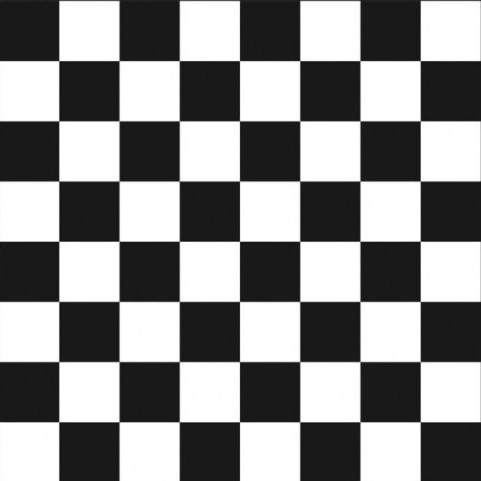
#> input picture Computer Vision/Chess Board.jpg, 481 x 481 px
$ jupyter execute 'Harris Corner Detection.ipynb'   (shell and % lines are left out)
#> lines starting #> are read from the running program, lines starting #| are printed output that depends on the picture; after the words box and inside, x2 and y2 are one past the last pixel; in counts of white or black regions, pixels touching at a corner belong together
# Harris Corner Detection

Load and display the image

[cell 1]
import cv2
import numpy as np
import matplotlib.image as mpimg
from matplotlib import pyplot as plt

[cell 2]
image_color = cv2.imread('Chess Board.jpg')
#> image_color is the input picture: shape (481, 481, 3); min 7, max 255, mean 139.4
cv2.imshow('Chess Board', image_color)
cv2.waitKey()
cv2.destroyAllWindows()

Convert to Grayscale and perform Harris Corner Detection

[cell 3]
image_gray = cv2.cvtColor(image_color, cv2.COLOR_BGR2GRAY)

corners = cv2.cornerHarris(image_gray, 5, 3, 0.1) # cv2.cornerHarris(img, block size, ksize, k)
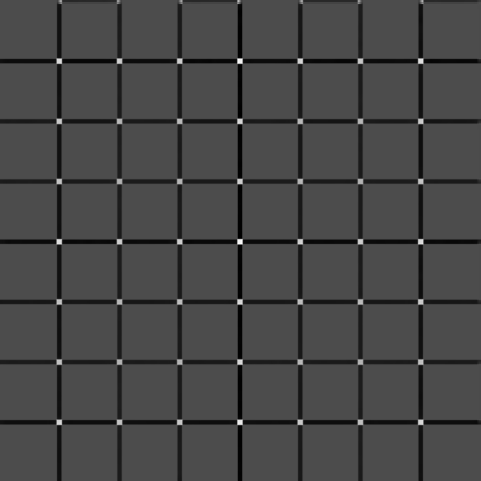
#> corners: shape (481, 481) float32; min -0.00753, max 0.0177, mean -0.000589; drawn with min black and max white
plt.imshow(corners, cmap = 'gray')
plt.show()

[cell 4]
corners_dilate = cv2.dilate(corners, np.ones((8,8),np.uint8), iterations = 1)
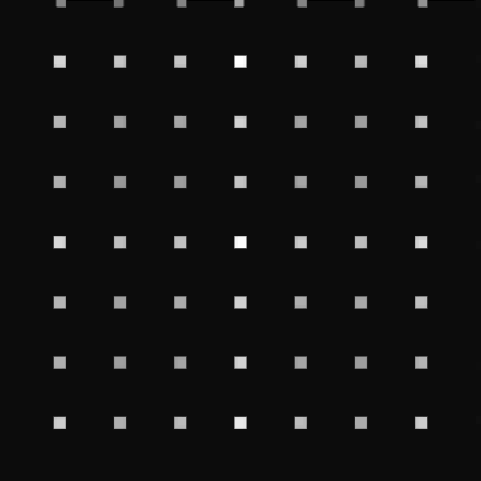
#> corners_dilate: shape (481, 481) float32; min -0.000907, max 0.0177, mean 0.000414; drawn with min black and max white
plt.imshow(corners_dilate, cmap = 'gray')

[cell 5]
image_color[corners_dilate > 0.01 * corners_dilate.max() ] = [0, 255, 0]
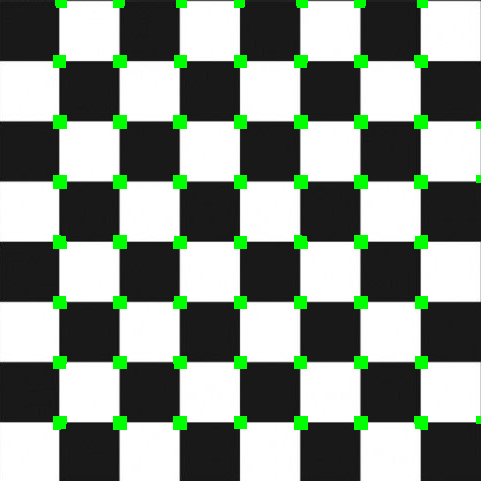
#> image_color: shape (481, 481, 3); 4.22% of pixels changed, all inside (x1, y1, x2, y2) = (53, 0, 481, 430)

cv2.imshow('Image with Corners', image_color)
cv2.waitKey()
cv2.destroyAllWindows()

Detect corners of a truck

[cell 6]
image_color = cv2.imread('Truck_2.png')
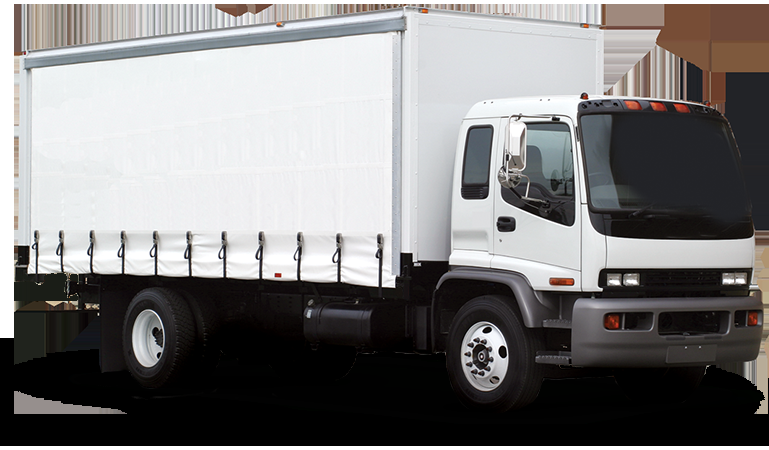
#> input picture Computer Vision/Truck_2.png, 769 x 450 px
#> image_color is the input picture: shape (450, 769, 3); mean B, G, R 125.2, 125.3, 126.7

cv2.imshow('Find Truck Corners', image_color)
cv2.waitKey()
cv2.destroyAllWindows()

[cell 7]
plt.imshow(image_color)

Convert to Grayscale

[cell 8]
image_gray = cv2.cvtColor(image_color, cv2.COLOR_BGR2GRAY)
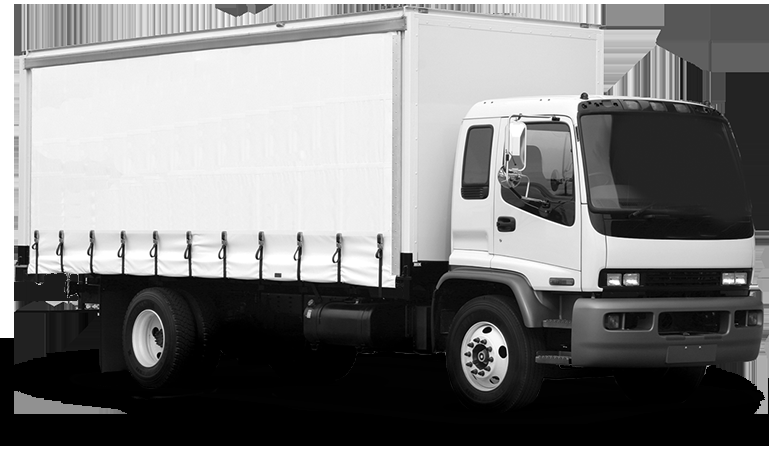
#> image_gray: shape (450, 769); min 0, max 255, mean 125.7
plt.imshow(image_gray, cmap = 'gray')

[cell 9]
image_gray.shape
#> Out = (450, 769)

Perform Harris Corner Detection

[cell 10]
corners = cv2.cornerHarris(image_gray, 7, 5, 0.1)
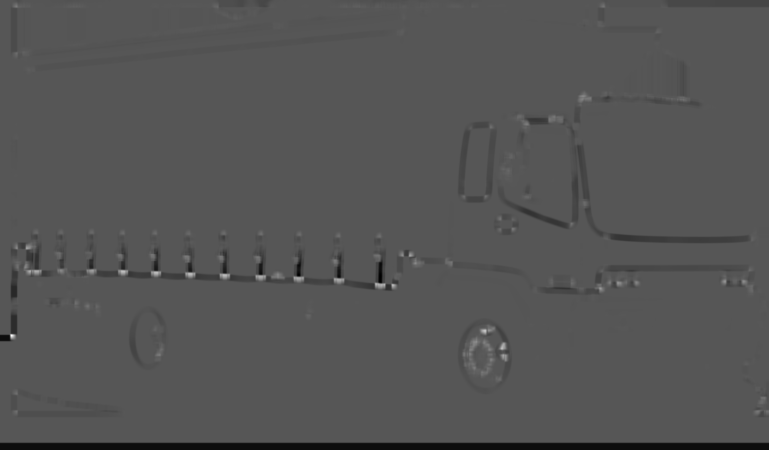
#> corners: shape (450, 769) float32; min -0.969, max 1.89, mean -0.019; drawn with min black and max white
corners_dilate = cv2.dilate(corners, np.ones((8,8),np.uint8), iterations = 1)
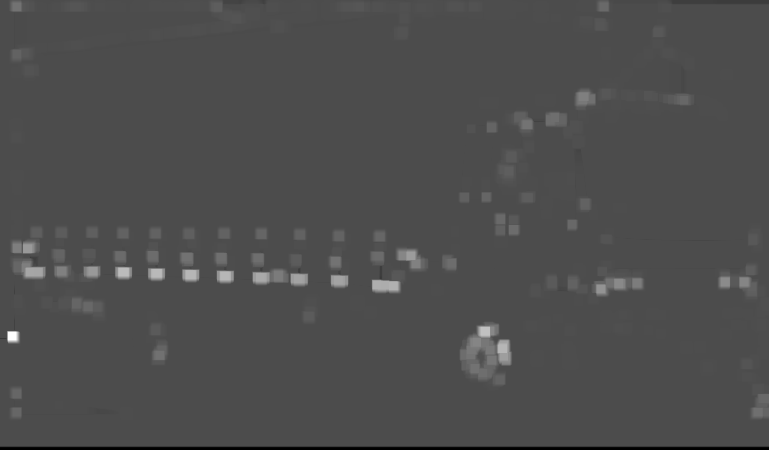
#> corners_dilate: shape (450, 769) float32; min -0.816, max 1.89, mean 0.014; drawn with min black and max white

[cell 11]
plt.imshow(corners, cmap = 'gray')
plt.show()

[cell 12]
plt.imshow(corners_dilate, cmap = 'gray')

[cell 13]
corners_dilate

[cell 14]
corners_dilate.shape
#> Out = (450, 769)

[cell 15]
corners_dilate.max()
#> Out = 1.89

[cell 16]
# If pixel value is greater than a threshold, return true and mark it as green
Image_color_corners = image_color.copy()
Image_color_corners[corners_dilate > 0.03 * corners_dilate.max() ] = [0, 255, 0]
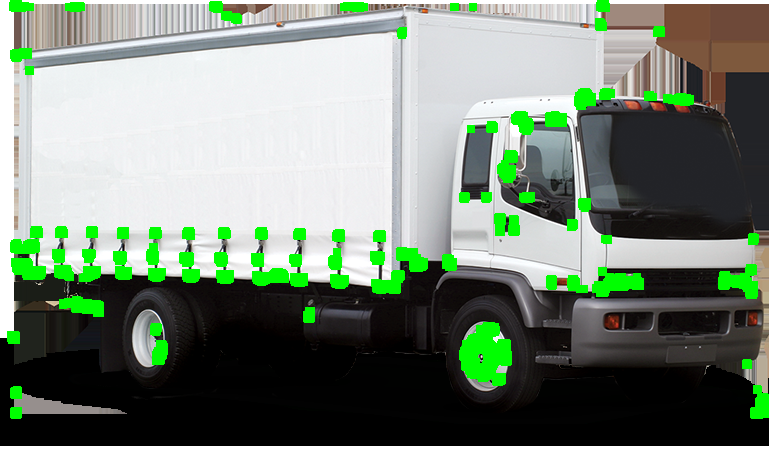
#> Image_color_corners: shape (450, 769, 3); 6.17% of pixels changed, all inside (x1, y1, x2, y2) = (7, 0, 769, 419)

cv2.imshow('Image with Corners', Image_color_corners)
cv2.waitKey()
cv2.destroyAllWindows()
